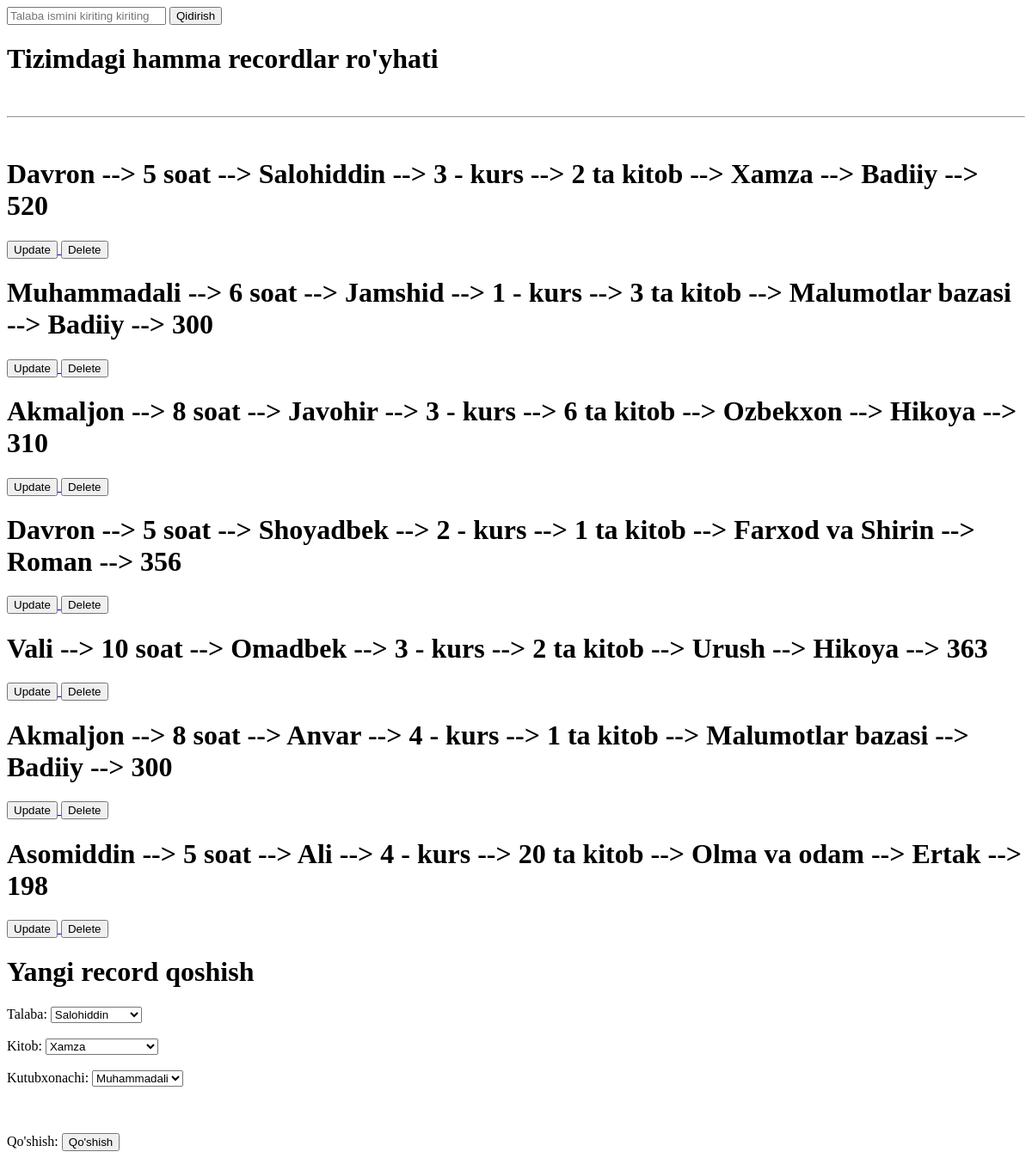
The page /hamma_recordlar/ on the database as committed earlier.
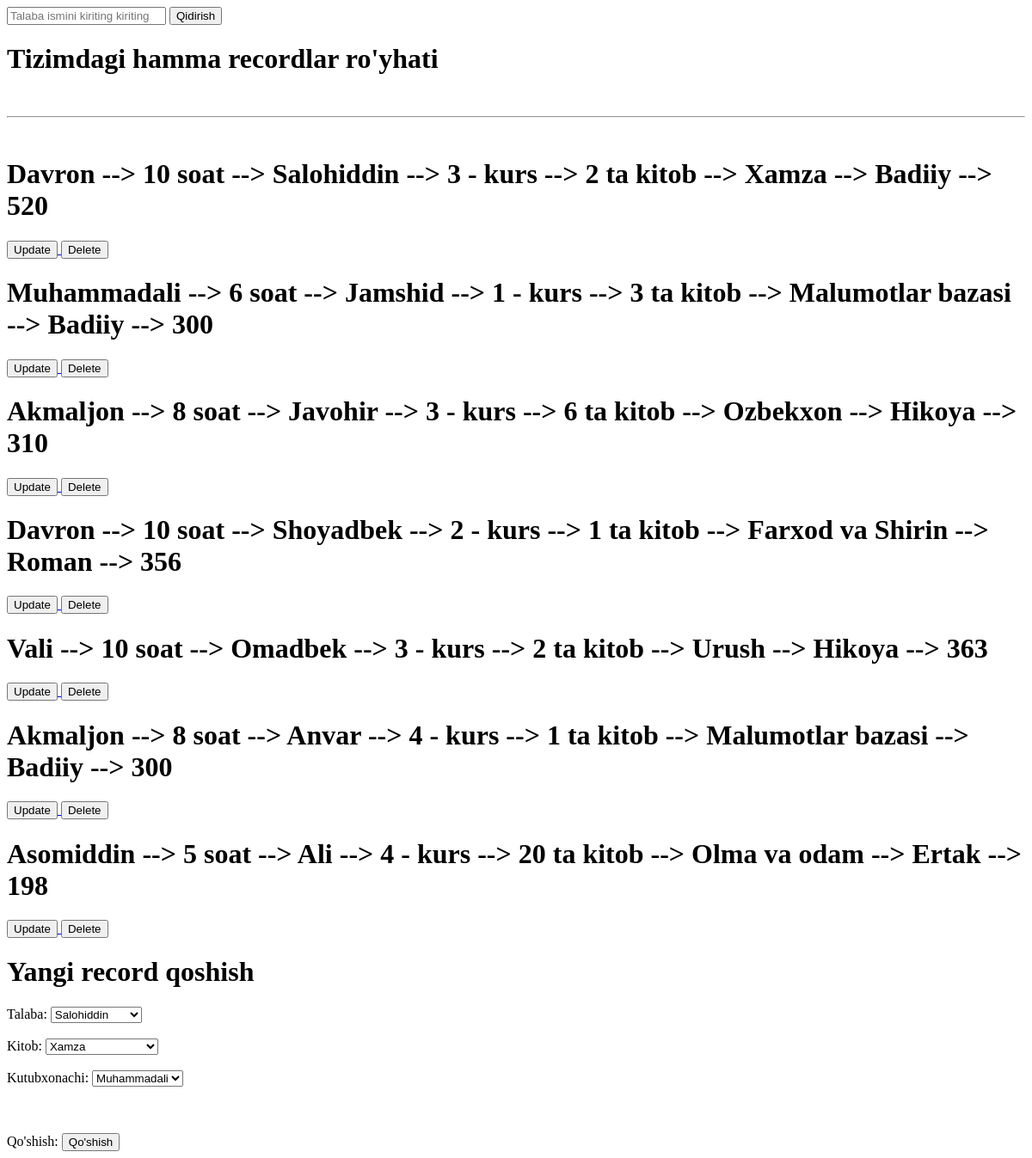
The same page on the database as committed later.
### asosiy/models.py (models this page shows)
class Record(models.Model):
    talaba = models.ForeignKey(Talaba, on_delete=models.CASCADE)
    kitob = models.ForeignKey(Kitob, on_delete=models.CASCADE)
    kutubxonachi = models.ForeignKey(Kutubxonachi, on_delete=models.CASCADE)
    olingan_sana = models.DateTimeField(auto_now_add=True)
    qaytardi = models.BooleanField(default=False)
    qaytarish_sana = models.DateTimeField(blank=True, null=True)
    def __str__(self):
        return f"{self.kutubxonachi} --> {self.talaba} --> {self.kitob}"

class Kutubxonachi(models.Model):
    ism = models.CharField(max_length=30)
    ish_vaqti = models.PositiveSmallIntegerField(verbose_name=" necha soat")
    def __str__(self):
        return f"{self.ism} --> {self.ish_vaqti} soat "

class Talaba(models.Model):
    ism = models.CharField(max_length=30)
    kurs = models.PositiveSmallIntegerField()
    kitob_soni = models.PositiveSmallIntegerField()
    def __str__(self):
        return f"{self.ism} --> {self.kurs} - kurs  --> {self.kitob_soni} ta kitob"

class Kitob(models.Model):
    nom = models.CharField(max_length=50)
    janr = models.CharField(max_length=20, choices=JANR)
    sahifa = models.PositiveSmallIntegerField()
    muallif = models.ForeignKey(Muallif, on_delete=models.CASCADE)
    def __str__(self):
        return f"{self.nom} --> {self.janr} --> {self.sahifa}"

### asosiy/views.py (the view)
# urls.py: path('hamma_recordlar/', hamma_record),
def hamma_record(request):
    if request.method == 'POST':
        Record.objects.create(
            talaba=Talaba.objects.get(id=request.POST.get("talaba")),
            kitob=Kitob.objects.get(id=request.POST.get("kitob")),
            kutubxonachi=Kutubxonachi.objects.get(id=request.POST.get("kutubxonachi"))
        )
    soz = request.GET.get("qidirish_sozi")
    natija = Record.objects.all()
    if soz:
        natija = natija.filter(talaba__ism__contains=soz)
    content = {
        "recordlar": natija,
        "talabalar": Talaba.objects.all(),
        "kitoblar": Kitob.objects.all(),
        "kutubxonachilar": Kutubxonachi.objects.all()
    }
    return render(request, "mashq/hamma_record.html", content)

### templates/mashq/hamma_record.html (shortened to what this page needs)
<!DOCTYPE html>
<html lang="en">
<head>
</head>
<body>
<form method="get">
    <input type="text" placeholder="Talaba ismini kiriting kiriting" name="qidirish_sozi">
    <button>Qidirish</button>
</form>
<h1>Tizimdagi hamma recordlar ro'yhati </h1>
<br>
<hr>
{% for record in recordlar %}
<br>
<h1>{{record}}</h1>
<a href="/record_update/{{record.id}}/">
    <button>Update</button>
</a>
<a href="/record_ochir/{{record.id}}/">
    <button>Delete</button>
</a>
{% endfor %}
    <h1>Yangi record qoshish</h1>
    <form method="post">{% csrf_token %}
        <label>Talaba:</label>
        <select name="talaba">
            {% for talaba in talabalar %}
            <option value="{{talaba.id}}">{{talaba.ism}}</option>
            {% endfor %}
        </select>
        <br>
        <br>
        <label>Kitob:</label>
        <select name="kitob">
            {% for kitob in kitoblar %}
            <option value="{{kitob.id}}">{{kitob.nom}}</option>
            {% endfor %}
        </select>
        <br>
        <br>
        <label>Kutubxonachi:</label>
        <select name="kutubxonachi">
            {% for kutubxonachi in kutubxonachilar %}
            <option value="{{kutubxonachi.id}}">{{kutubxonachi.ism}}</option>
            {% endfor %}
        </select>
        <br>
        <br>
        <br>
        <br>
        <label>Qo'shish:</label>
        <button>Qo'shish</button>
    </form>
</body>
</html>

Rows that differ between the two databases and show on the page:
changed through a linked row, Record: kutubxonachi+talaba+kitob "Davron --> 5 soat --> Salohiddin --> 3 - kurs --> 2 ta kitob --> Xamza --> Badiiy --> 520" → "Davron --> 10 soat --> Salohiddin --> 3 - kurs --> 2 ta kitob --> Xamza --> Badiiy --> 520"
changed through a linked row, Record: kutubxonachi+talaba+kitob "Davron --> 5 soat --> Shoyadbek --> 2 - kurs --> 1 ta kitob --> Farxod va Shirin --> Roman --> 356" → "Davron --> 10 soat --> Shoyadbek --> 2 - kurs --> 1 ta kitob --> Farxod va Shirin --> Roman --> 356"
